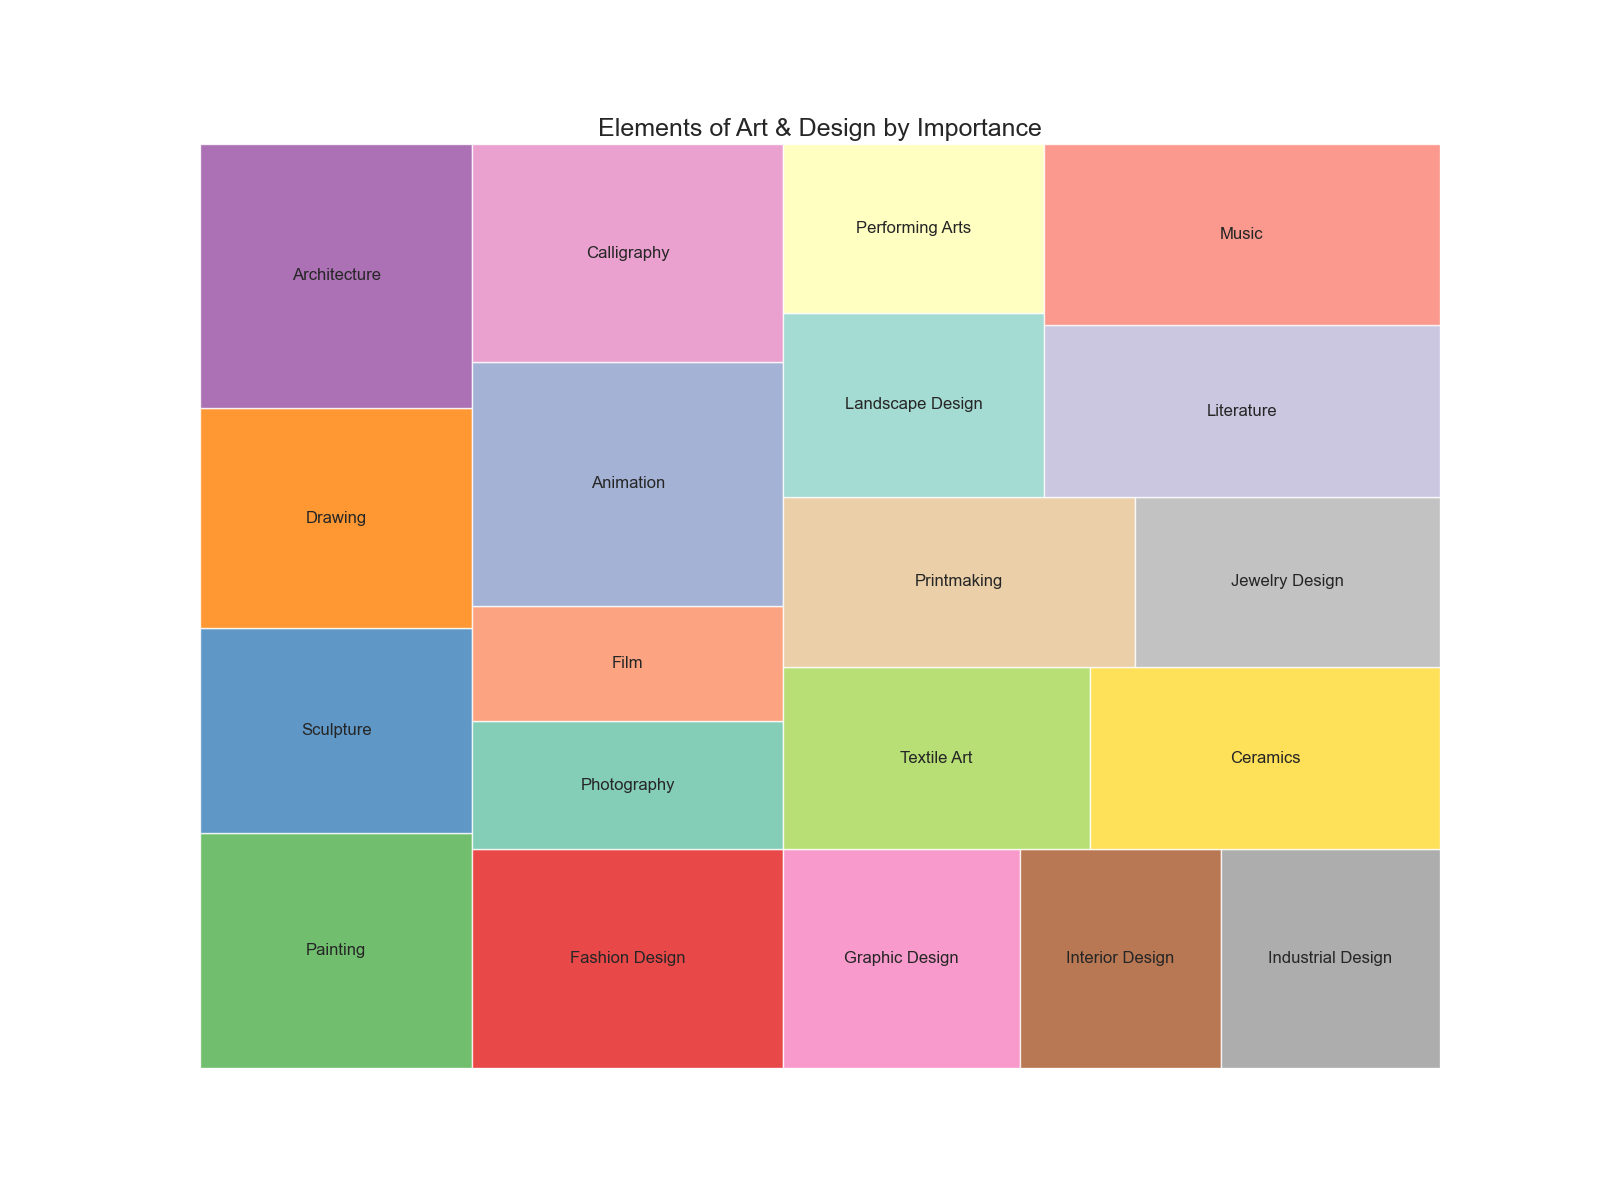

Reproduce this figure in Python.

import seaborn as sns
import pandas as pd
import matplotlib.pyplot as plt
import squarify

# Create a DataFrame with the data
data = {
    'Category': ['Painting', 'Sculpture', 'Drawing', 'Architecture', 'Fashion Design', 'Graphic Design', 'Interior Design', 'Industrial Design', 'Photography', 'Film', 'Animation', 'Calligraphy', 'Textile Art', 'Ceramics', 'Printmaking', 'Jewelry Design', 'Landscape Design', 'Performing Arts', 'Literature', 'Music'],
    'Value': [80, 70, 75, 90, 85, 65, 55, 60, 50, 45, 95, 85, 70, 80, 75, 65, 60, 55, 85, 90],
    'Aspect': ['Art & Design'] * 20
}
df = pd.DataFrame(data)

# Plot parameters
plt.figure(figsize=(16, 12))
cmap = ['#4daf4a', '#377eb8', '#ff7f00', '#984ea3', '#e41a1c', 
        '#f781bf', '#a65628', '#999999', '#66c2a5', '#fc8d62',
        '#8da0cb', '#e78ac3', '#a6d854', '#ffd92f', '#e5c494',
        '#b3b3b3', '#8dd3c7', '#ffffb3', '#bebada', '#fb8072']

# Create a treemap
squarify.plot(sizes=df['Value'], label=df['Category'], color=cmap, alpha=0.8)

plt.title('Elements of Art & Design by Importance', fontsize=18)
plt.axis('off')

plt.show()
